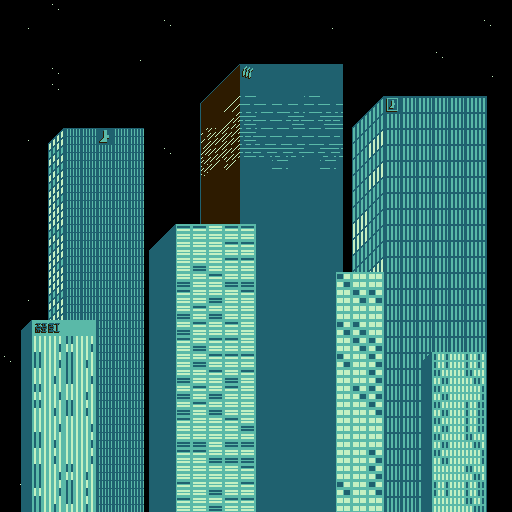

Rendered tile map (Tiled .tmx) drawn with the repository's tilesets; below, a short description and the full map source, tile grids included:
An orthogonal 32x32 tile map with 16x16 px tiles, 2 tile layers (BG2, BG1).

<map version="1.9" tiledversion="1.9.2" orientation="orthogonal" renderorder="left-down" width="32" height="32" tilewidth="16" tileheight="16" infinite="0" nextlayerid="4" nextobjectid="3">
 <properties>
  <property name="name" value="Skyscraper" />
 </properties>
 <tileset firstgid="1" name="Skyscraper" tilewidth="16" tileheight="16" tilecount="112" columns="8">
  <image source="../char/16x16/skyscraper.png" width="128" height="224" />
 </tileset>
 <layer id="2" name="BG2" width="32" height="32">
  <data encoding="csv">
0,0,0,96,0,0,0,0,0,0,0,0,0,0,0,0,0,0,0,0,0,0,0,0,0,0,0,0,0,0,0,0,
0,104,0,0,0,0,0,0,0,0,96,0,0,0,0,0,0,0,0,0,104,0,0,0,0,0,0,0,0,0,96,0,
0,0,0,0,0,0,0,0,0,0,0,0,0,0,0,0,0,0,0,0,0,0,0,0,0,0,0,0,0,0,0,0,
0,0,0,0,0,0,0,0,104,0,0,0,0,0,0,0,0,0,0,0,0,0,0,0,0,0,0,96,0,0,0,0,
0,0,0,96,0,0,0,0,0,0,0,0,0,0,86,81,76,76,76,76,76,77,0,0,0,0,0,0,0,0,104,0,
0,0,0,96,0,0,0,0,0,0,0,0,0,86,49,83,83,83,83,83,83,77,0,0,0,0,0,0,0,0,0,0,
0,0,0,0,0,0,0,0,0,0,0,0,88,49,41,60,44,44,44,60,44,45,0,70,15,54,54,54,54,54,55,0,
0,0,0,0,0,0,0,0,0,0,0,0,67,49,57,52,60,60,52,60,52,53,70,87,54,54,54,54,54,54,55,0,
0,104,0,48,46,46,8,46,46,0,0,0,43,65,65,52,60,60,60,60,60,61,87,95,54,54,54,54,54,54,55,0,
0,0,0,56,46,46,46,46,46,0,96,0,51,65,65,52,68,68,68,60,68,69,87,103,54,54,54,54,54,54,55,0,
0,0,0,56,46,46,46,46,46,0,0,0,59,73,73,76,76,60,76,76,60,77,87,95,54,54,54,54,54,54,55,0,
0,0,0,64,46,46,46,46,46,0,0,0,67,49,49,83,83,83,83,83,83,77,87,103,54,54,54,54,54,54,55,0,
0,0,0,72,46,46,46,46,46,0,0,0,67,49,49,83,83,83,83,83,83,77,87,87,54,54,54,54,54,54,55,0,
0,0,0,80,46,46,46,46,46,0,0,0,67,49,49,83,83,83,83,83,83,77,95,87,54,54,54,54,54,54,55,0,
0,0,0,56,46,46,46,46,46,0,104,0,67,49,49,83,83,83,83,83,83,77,71,87,54,54,54,54,54,54,55,0,
0,0,0,64,46,46,46,46,46,0,0,0,67,49,49,83,83,83,83,83,83,77,103,87,54,54,54,54,54,54,55,0,
0,0,0,72,46,46,46,46,46,0,0,0,67,49,49,83,83,83,83,83,83,77,87,95,54,54,54,54,54,54,55,0,
0,0,0,80,46,46,46,46,46,0,0,0,67,49,49,83,83,83,83,83,83,77,87,103,54,54,54,54,54,54,55,0,
0,104,0,56,46,46,46,46,46,0,96,0,67,49,49,83,83,83,83,83,83,77,87,87,54,54,54,54,54,54,55,0,
0,0,0,64,46,46,46,46,46,0,0,0,67,49,49,83,83,83,83,83,83,77,95,87,54,54,54,54,54,54,55,0,
0,0,0,72,46,46,46,46,46,0,0,0,67,49,49,83,83,83,83,83,83,77,103,87,54,54,54,54,54,54,55,0,
0,0,0,80,46,46,46,46,46,0,0,0,67,49,49,83,83,83,83,83,83,77,95,87,54,54,54,54,54,54,55,0,
96,0,0,56,46,46,46,46,46,0,0,0,67,49,49,83,83,83,83,83,83,77,103,87,54,54,54,54,54,54,55,0,
0,0,0,64,46,46,46,46,46,0,0,0,67,49,49,83,83,83,83,83,83,77,87,87,54,54,54,54,54,54,55,0,
0,0,0,72,46,46,46,46,46,0,96,0,67,49,49,83,83,83,83,83,83,77,87,87,54,54,54,54,54,54,55,0,
0,0,0,80,46,46,46,46,46,0,0,0,67,49,49,83,83,83,83,83,83,77,87,87,54,54,54,54,54,54,55,0,
0,0,0,56,46,46,46,46,46,0,0,0,67,49,49,83,83,83,83,83,83,77,87,87,54,54,54,54,54,54,55,0,
0,0,0,64,46,46,46,46,46,0,0,0,67,49,49,83,83,83,83,83,83,77,87,87,54,54,54,54,54,54,55,0,
0,0,0,56,46,46,46,46,46,0,0,96,67,49,49,83,83,83,83,83,83,77,87,87,54,54,54,54,54,54,55,0,
0,0,0,64,46,46,46,46,46,0,0,0,67,49,49,83,83,83,83,83,83,77,87,87,54,54,54,54,54,54,55,0,
0,96,0,72,46,46,46,46,46,0,0,0,67,49,49,83,83,83,83,83,83,77,87,87,54,54,54,54,54,54,55,0,
0,0,0,80,46,46,46,46,46,0,0,0,67,49,49,83,83,83,83,83,83,77,87,87,54,54,54,54,54,54,55,0
</data>
 </layer>
 <layer id="1" name="BG1" width="32" height="32">
  <data encoding="csv">
0,0,0,0,0,0,0,0,0,0,0,0,0,0,0,0,0,0,0,0,0,0,0,0,0,0,0,0,0,0,0,0,
0,0,0,0,0,0,0,0,0,0,0,0,0,0,0,0,0,0,0,0,0,0,0,0,0,0,0,0,0,0,0,0,
0,0,0,0,0,0,0,0,0,0,0,0,0,0,0,0,0,0,0,0,0,0,0,0,0,0,0,0,0,0,0,0,
0,0,0,0,0,0,0,0,0,0,0,0,0,0,0,0,0,0,0,0,0,0,0,0,0,0,0,0,0,0,0,0,
0,0,0,0,0,0,0,0,0,0,0,0,0,0,0,0,0,0,0,0,0,0,0,0,0,0,0,0,0,0,0,0,
0,0,0,0,0,0,0,0,0,0,0,0,0,0,0,0,0,0,0,0,0,0,0,0,0,0,0,0,0,0,0,0,
0,0,0,0,0,0,0,0,0,0,0,0,0,0,0,0,0,0,0,0,0,0,0,0,0,0,0,0,0,0,0,0,
0,0,0,0,0,0,0,0,0,0,0,0,0,0,0,0,0,0,0,0,0,0,0,0,0,0,0,0,0,0,0,0,
0,0,0,0,0,0,0,0,0,0,0,0,0,0,0,0,0,0,0,0,0,0,0,0,0,0,0,0,0,0,0,0,
0,0,0,0,0,0,0,0,0,0,0,0,0,0,0,0,0,0,0,0,0,0,0,0,0,0,0,0,0,0,0,0,
0,0,0,0,0,0,0,0,0,0,0,0,0,0,0,0,0,0,0,0,0,0,0,0,0,0,0,0,0,0,0,0,
0,0,0,0,0,0,0,0,0,0,0,0,0,0,0,0,0,0,0,0,0,0,0,0,0,0,0,0,0,0,0,0,
0,0,0,0,0,0,0,0,0,0,0,0,0,0,0,0,0,0,0,0,0,0,0,0,0,0,0,0,0,0,0,0,
0,0,0,0,0,0,0,0,0,0,0,0,0,0,0,0,0,0,0,0,0,0,0,0,0,0,0,0,0,0,0,0,
0,0,0,0,0,0,0,0,0,0,90,19,19,17,19,19,0,0,0,0,0,0,0,0,0,0,0,0,0,0,0,0,
0,0,0,0,0,0,0,0,0,91,83,17,17,17,19,19,0,0,0,0,0,0,0,0,0,0,0,0,0,0,0,0,
0,0,0,0,0,0,0,0,0,101,83,17,18,17,19,19,0,0,0,0,0,0,0,0,0,0,0,0,0,0,0,0,
0,0,0,0,0,0,0,0,0,101,83,18,17,19,18,18,0,0,0,0,90,24,23,23,0,0,0,0,0,0,0,0,
0,0,0,0,0,0,0,0,0,101,83,19,17,18,17,19,0,0,0,91,83,23,24,24,0,0,0,0,0,0,0,0,
0,0,0,0,0,0,0,0,0,101,83,18,19,18,17,17,0,0,0,101,83,23,23,23,0,0,0,0,0,0,0,0,
0,91,4,5,16,16,0,0,0,101,83,18,19,17,19,17,0,0,0,101,83,24,24,23,0,0,0,0,0,0,0,0,
0,101,33,38,35,38,0,0,0,101,83,19,18,19,19,17,0,0,0,101,83,23,24,24,0,0,0,0,0,0,0,0,
0,101,37,38,37,36,0,0,0,101,83,17,18,19,19,19,0,0,0,101,83,24,23,24,0,0,91,93,31,93,32,0,
0,101,33,36,37,38,0,0,0,101,83,18,17,19,18,19,0,0,0,101,83,23,23,24,0,0,101,98,31,98,32,0,
0,101,35,38,33,36,0,0,0,101,83,18,19,18,19,17,0,0,0,101,83,23,24,24,0,0,101,98,31,31,99,0,
0,101,35,36,37,36,0,0,0,101,83,18,19,18,17,17,0,0,0,101,83,23,23,24,0,0,101,98,31,93,99,0,
0,101,33,38,33,38,0,0,0,101,83,19,17,17,19,18,0,0,0,101,83,23,23,23,0,0,101,98,31,93,99,0,
0,101,37,36,33,38,0,0,0,101,83,18,18,17,18,18,0,0,0,101,83,23,23,23,0,0,101,98,31,98,32,0,
0,101,33,36,33,38,0,0,0,101,83,19,19,18,18,18,0,0,0,101,83,23,23,24,0,0,101,98,31,31,99,0,
0,101,37,38,35,36,0,0,0,101,83,17,17,17,17,19,0,0,0,101,83,23,23,24,0,0,101,31,31,98,32,0,
0,101,35,38,37,36,0,0,0,101,83,19,17,18,17,19,0,0,0,101,83,24,23,24,0,0,101,93,31,93,99,0,
0,101,37,36,35,36,0,0,0,101,83,19,17,18,19,19,0,0,0,101,83,23,23,23,0,0,101,31,31,98,99,0
</data>
 </layer>
 <objectgroup id="3" name="Annotations" />
</map>